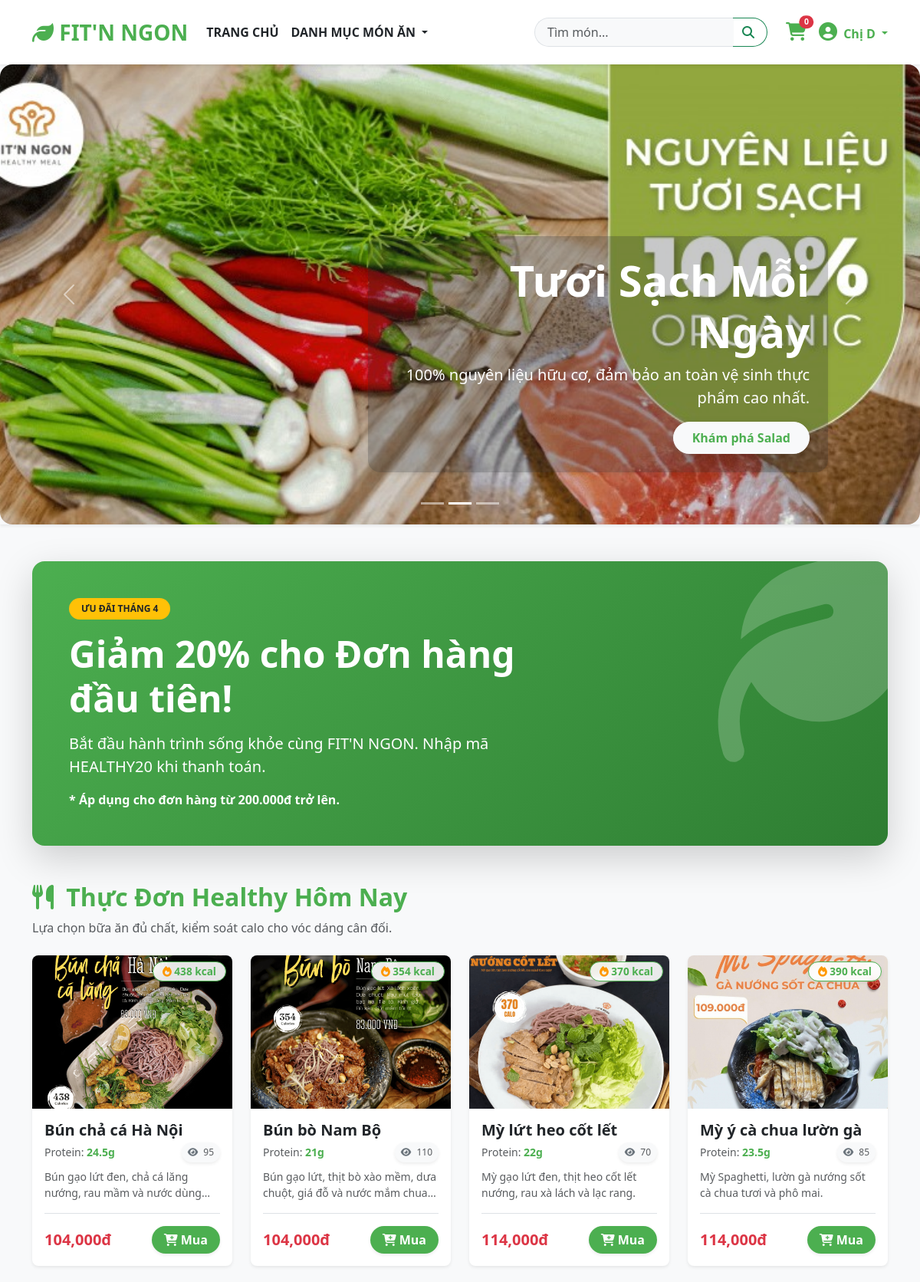
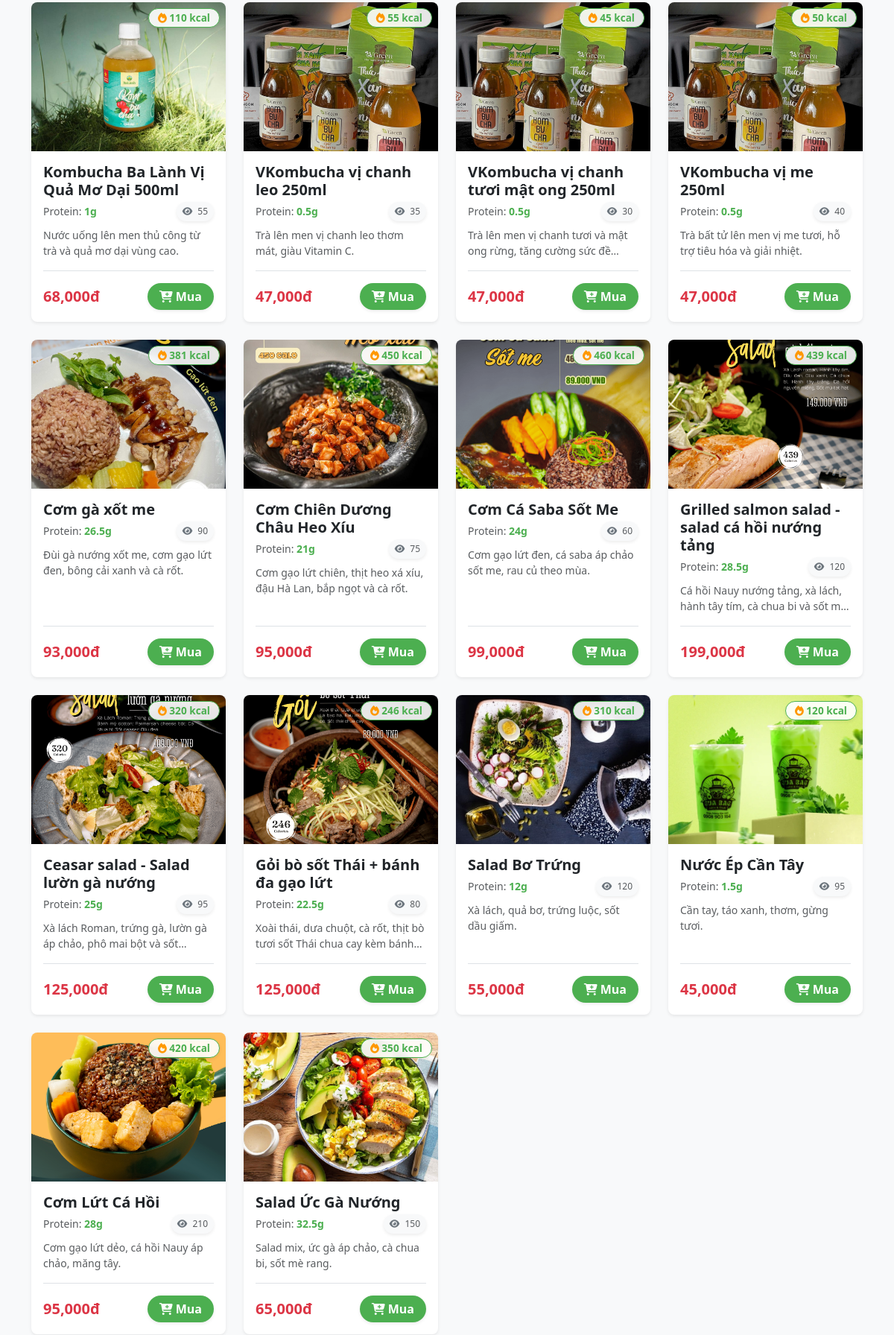
Screenshot of /public/index.php (signed in, upper part) with the database file from the repository (2 pictures, top to bottom).
### tables this page shows
CREATE TABLE `mathang` (
  `id` int(11) NOT NULL AUTO_INCREMENT,
  `tenmathang` varchar(255) NOT NULL,
  `mota` text,
  `gia` int(11) NOT NULL DEFAULT '0',
  `hinhanh` varchar(255) DEFAULT NULL,
  `danhmuc_id` int(11) NOT NULL,
  `calo` int(11) DEFAULT '0',       
  `protein` float DEFAULT '0',      
  `luotxem` int(11) DEFAULT '0',
  `luotban` int(11) DEFAULT '0',    
  `soluong` int(11) DEFAULT '100',
  `trangthai` tinyint(1) DEFAULT '1',
  `giamgia` INT DEFAULT 0,
  PRIMARY KEY (`id`),
  CONSTRAINT `fk_mathang_danhmuc` FOREIGN KEY (`danhmuc_id`) REFERENCES `danhmuc`(`id`) ON DELETE CASCADE
);

### model/mathang.php (called while the page is built, shortened)
<?php
class MATHANG
{
    public function laymathang()
    {
        $dbcon = DATABASE::connect();
        try {
            $sql = "SELECT m.* FROM mathang m
                    JOIN danhmuc d ON m.danhmuc_id = d.id
                    WHERE m.trangthai = 1 AND d.trangthai = 1
                    ORDER BY m.id DESC";
            $cmd = $dbcon->prepare($sql);
            $cmd->execute();
            return $cmd->fetchAll();
        } catch (PDOException $e) {
            exit($e->getMessage());
        }
    }
    public function laymathangnoibat()
    {
        $dbcon = DATABASE::connect();
        try {
            $sql = "SELECT m.* FROM mathang m
                    JOIN danhmuc d ON m.danhmuc_id = d.id
                    WHERE m.trangthai = 1 AND d.trangthai = 1
                    ORDER BY m.luotxem DESC LIMIT 3";
            $cmd = $dbcon->prepare($sql);
            $cmd->execute();
            return $cmd->fetchAll();
        } catch (PDOException $e) {
            exit($e->getMessage());
        }
    }
    public function laymathangbanchay()
    {
        $dbcon = DATABASE::connect();
        try {
            $sql = "SELECT m.* FROM mathang m
                    JOIN danhmuc d ON m.danhmuc_id = d.id
                    WHERE m.trangthai = 1 AND d.trangthai = 1
                    ORDER BY m.luotban DESC LIMIT 3";
            $cmd = $dbcon->prepare($sql);
            $cmd->execute();
            return $cmd->fetchAll();
        } catch (PDOException $e) {
            exit($e->getMessage());
        }
    }
}
?>

### public/main.php (the view, shortened to what this page needs)
<?php include("inc/top.php"); ?>
<?php if (!isset($_GET["action"]) || $_GET["action"] == "null"): ?>
    <?php include("inc/carousel.php"); ?>
    <div class="container mt-5">
        <div class="row mb-5">
            <div class="col-12">
                <div class="p-4 p-md-5 text-white rounded-4 shadow-lg"
                    style="background: linear-gradient(135deg, #4CAF50 0%, #2E7D32 100%); position: relative; overflow: hidden;">
                    <div class="col-md-7 px-0 position-relative" style="z-index: 2;">
                        <span class="badge bg-warning text-dark rounded-pill px-3 py-2 mb-3 fw-bold">ƯU ĐÃI THÁNG 4</span>
                        <h1 class="display-5 fw-bold">Giảm 20% cho Đơn hàng đầu tiên!</h1>
                        <p class="lead my-3">Bắt đầu hành trình sống khỏe cùng FIT'N NGON. Nhập mã
                            <strong>HEALTHY20</strong> khi thanh toán.
                        </p>
                        <p class="mb-0 fw-bold">* Áp dụng cho đơn hàng từ 200.000đ trở lên.</p>
                    </div>
                    <div class="d-none d-lg-block position-absolute"
                        style="right: -50px; top: -50px; opacity: 0.2; transform: rotate(-15deg);">
                        <i class="fa-solid fa-leaf" style="font-size: 300px;"></i>
                    </div>
                </div>
            </div>
        </div>
    </div>
<?php endif; ?>
<div class="container my-5">
    <div class="row mb-4 align-items-end" id="menu">
        <div class="col-md-8">
            <h2 class="text-green fw-bold mb-0">
                <i class="fa-solid fa-utensils me-2"></i>
                <?php echo isset($tieude) ? $tieude : "Thực Đơn Healthy Hôm Nay"; ?>
            </h2>
            <p class="text-muted mt-2 mb-0">Lựa chọn bữa ăn đủ chất, kiểm soát calo cho vóc dáng cân đối.</p>
        </div>
    </div>
    <div class="row g-4 mb-5">
        <?php if (count($mathang) > 0): ?>
            <?php foreach ($mathang as $m): ?>
                <div class="col-12 col-sm-6 col-md-4 col-lg-3">
                    <div class="card product-card h-100 shadow-sm border-0 rounded-3 overflow-hidden position-relative">
                        <span class="calo-badge badge bg-white text-green position-absolute top-0 end-0 m-2 shadow-sm"
                            style="z-index: 10; border-radius: 20px; font-weight: bold; border: 1px solid #4CAF50;">
                            <i class="fa-solid fa-fire text-orange"></i> <?php echo $m["calo"]; ?> kcal
                        </span>
                        <a href="?action=detail&id=<?php echo $m["id"]; ?>">
                            <img src="../images/products/<?php echo $m["hinhanh"]; ?>" class="card-img-top"
                                alt="<?php echo $m["tenmathang"]; ?>" style="height: 200px; object-fit: cover;">
                        </a>
                        <div class="card-body d-flex flex-column">
                            <h5 class="card-title fw-bold text-dark mb-1"><?php echo $m["tenmathang"]; ?></h5>
                            <div class="d-flex justify-content-between align-items-center mb-2">
                                <small class="text-muted">
                                    Protein: <strong class="text-green"><?php echo $m["protein"]; ?>g</strong>
                                </small>
                                <small class="text-muted shadow-sm px-2 py-1 rounded-pill bg-light" style="font-size: 0.75rem;">
                                    <i class="fa-solid fa-eye text-secondary me-1"></i>
                                    <?php echo number_format($m["luotxem"]); ?>
                                </small>
                            </div>
                            <p class="card-text text-muted small mb-3 text-clamp">
                                <?php echo $m["mota"]; ?>
                            </p>
                            <div class="mt-auto d-flex justify-content-between align-items-center border-top pt-3">
                                <div class="d-flex flex-column justify-content-center">
                                    <?php if (isset($m["giamgia"]) && $m["giamgia"] > 0): ?>
                                        <?php $gia_moi = $m["gia"] * (1 - $m["giamgia"] / 100); ?>
                                        <small class="text-muted text-decoration-line-through mb-0"
                                            style="font-size: 0.75rem; line-height: 1;">
                                            <?php echo number_format($m["gia"]); ?>đ
                                        </small>
                                        <span class="text-danger fw-bold fs-5 lh-1">
                                            <?php echo number_format($gia_moi); ?>đ
                                        </span>
                                    <?php else: ?>
                                        <span class="text-danger fw-bold fs-5 lh-1">
                                            <?php echo number_format($m["gia"]); ?>đ
                                        </span>
                                    <?php endif; ?>
                                </div>
                                <a href="?action=chovaogio&id=<?php echo $m["id"]; ?>"
                                    class="btn btn-green rounded-pill px-3 fw-bold shadow-sm d-flex align-items-center"
                                    style="height: fit-content; padding-top: 6px; padding-bottom: 6px;">
                                    <i class="fa-solid fa-cart-plus me-1"></i> Mua
                                </a>
                            </div>
                        </div>
                    </div>
                </div>
            <?php endforeach; ?>
        <?php else: ?>
            <div class="col-12 text-center py-5">
                <p class="text-muted">Không tìm thấy món ăn nào phù hợp.</p>
            </div>
        <?php endif; ?>
    </div>
</div>

### public/inc/css/main-style.css (style rules this page uses)
:root { --primary-green: #4caf50; --dark-green: #2e7d32; --light-green: #f1f8e9; --price-red: #d32f2f; --orange-calo: #ff9800; }
.text-green { color: var(--primary-green) !important; }
.text-orange { color: var(--orange-calo) !important; }
.btn-green { background-color: var(--primary-green); color: white; border: none; font-weight: 600; transition: all 0.3s ease; }
.product-card { transition: all 0.3s cubic-bezier(0.25, 0.8, 0.25, 1); border: none !important; }
.product-card img { transition: transform 0.5s ease; }
.calo-badge { border-radius: 20px; padding: 5px 12px; font-size: 0.85rem; backdrop-filter: blur(5px); background-color: rgba(255, 255, 255, 0.9) !important; }
body { display: flex; flex-direction: column; min-height: 100vh; margin: 0; }

### public/inc/top.php (style rules this page uses)
.text-green { color: #4CAF50 !important; }
.btn-green { background-color: #4CAF50; color: white; border: none; }

### public/inc/bottom.php (style rules this page uses)
.text-green { color: #4CAF50; }
.text-orange { color: #ff9800; }

### public/main.php (style rules this page uses)
body { background-color: #f8f9fa; }
.text-green { color: #4CAF50; }
.btn-green { background-color: #4CAF50; color: white; border: none; }
.product-card { transition: transform 0.3s ease; }
.text-clamp { display: -webkit-box; -webkit-line-clamp: 2; -webkit-box-orient: vertical; overflow: hidden; }
.text-orange { color: #ff9800; }

### rows the page displays
mathang: calo "438", hinhanh (picture), tenmathang "Bún chả cá Hà Nội", protein "24.5", luotxem "95", mota "Bún gạo lứt đen, chả cá lăng nướng, rau mầm và nước…", gia "104,000"
mathang: calo "354", hinhanh (picture), tenmathang "Bún bò Nam Bộ", protein "21", luotxem "110", mota "Bún gạo lứt, thịt bò xào mềm, dưa chuột, giá đỗ và nước mắm…", gia "104,000"
mathang: calo "370", hinhanh (picture), tenmathang "Mỳ lứt heo cốt lết", protein "22", luotxem "70", mota "Mỳ gạo lứt đen, thịt heo cốt lết nướng, rau xà lách và lạc rang.", gia "114,000"
mathang: calo "390", hinhanh (picture), tenmathang "Mỳ ý cà chua lườn gà", protein "23.5", luotxem "85", mota "Mỳ Spaghetti, lườn gà nướng sốt cà chua tươi và phô mai.", gia "114,000"
mathang: calo "110", hinhanh (picture), tenmathang "Kombucha Ba Lành Vị Quả Mơ Dại 500ml", protein "1", luotxem "55", mota "Nước uống lên men thủ công từ trà và quả mơ dại vùng cao.", gia "68,000"
mathang: calo "55", hinhanh (picture), tenmathang "VKombucha vị chanh leo 250ml", protein "0.5", luotxem "35", mota "Trà lên men vị chanh leo thơm mát, giàu Vitamin C.", gia "47,000"
mathang: calo "45", hinhanh (picture), tenmathang "VKombucha vị chanh tươi mật ong 250ml", protein "0.5", luotxem "30", mota "Trà lên men vị chanh tươi và mật ong rừng, tăng cường sức…", gia "47,000"
mathang: calo "50", hinhanh (picture), tenmathang "VKombucha vị me 250ml", protein "0.5", luotxem "40", mota "Trà bất tử lên men vị me tươi, hỗ trợ tiêu hóa và giải nhiệt.", gia "47,000"
mathang: calo "381", hinhanh (picture), tenmathang "Cơm gà xốt me", protein "26.5", luotxem "90", mota "Đùi gà nướng xốt me, cơm gạo lứt đen, bông cải xanh và cà rốt.", gia "93,000"
mathang: calo "450", hinhanh (picture), tenmathang "Cơm Chiên Dương Châu Heo Xíu", protein "21", luotxem "75", mota "Cơm gạo lứt chiên, thịt heo xá xíu, đậu Hà Lan, bắp ngọt và cà rốt.", gia "95,000"
mathang: calo "460", hinhanh (picture), tenmathang "Cơm Cá Saba Sốt Me", protein "24", luotxem "60", mota "Cơm gạo lứt đen, cá saba áp chảo sốt me, rau củ theo mùa.", gia "99,000"
mathang: calo "439", hinhanh (picture), tenmathang "Grilled salmon salad - salad cá hồi nướng tảng", protein "28.5", luotxem "120", mota "Cá hồi Nauy nướng tảng, xà lách, hành tây tím, cà chua bi và sốt…", gia "199,000"
mathang: calo "320", hinhanh (picture), tenmathang "Ceasar salad - Salad lườn gà nướng", protein "25", luotxem "95", mota "Xà lách Roman, trứng gà, lườn gà áp chảo, phô mai bột và…", gia "125,000"
mathang: calo "246", hinhanh (picture), tenmathang "Gỏi bò sốt Thái + bánh đa gạo lứt", protein "22.5", luotxem "80", mota "Xoài thái, dưa chuột, cà rốt, thịt bò tươi sốt Thái chua cay kèm…", gia "125,000"
mathang: calo "310", hinhanh (picture), tenmathang "Salad Bơ Trứng", protein "12", luotxem "120", mota "Xà lách, quả bơ, trứng luộc, sốt dầu giấm.", gia "55,000"
mathang: calo "120", hinhanh (picture), tenmathang "Nước Ép Cần Tây", protein "1.5", luotxem "95", mota "Cần tay, táo xanh, thơm, gừng tươi.", gia "45,000"
mathang: calo "420", hinhanh (picture), tenmathang "Cơm Lứt Cá Hồi", protein "28", luotxem "210", mota "Cơm gạo lứt dẻo, cá hồi Nauy áp chảo, măng tây.", gia "95,000"
mathang: calo "350", hinhanh (picture), tenmathang "Salad Ức Gà Nướng", protein "32.5", luotxem "150", mota "Salad mix, ức gà áp chảo, cà chua bi, sốt mè rang.", gia "65,000"

### other values shown
$sl "0"
$_SESSION["khachhang"]["hoten"] "Chị D"
